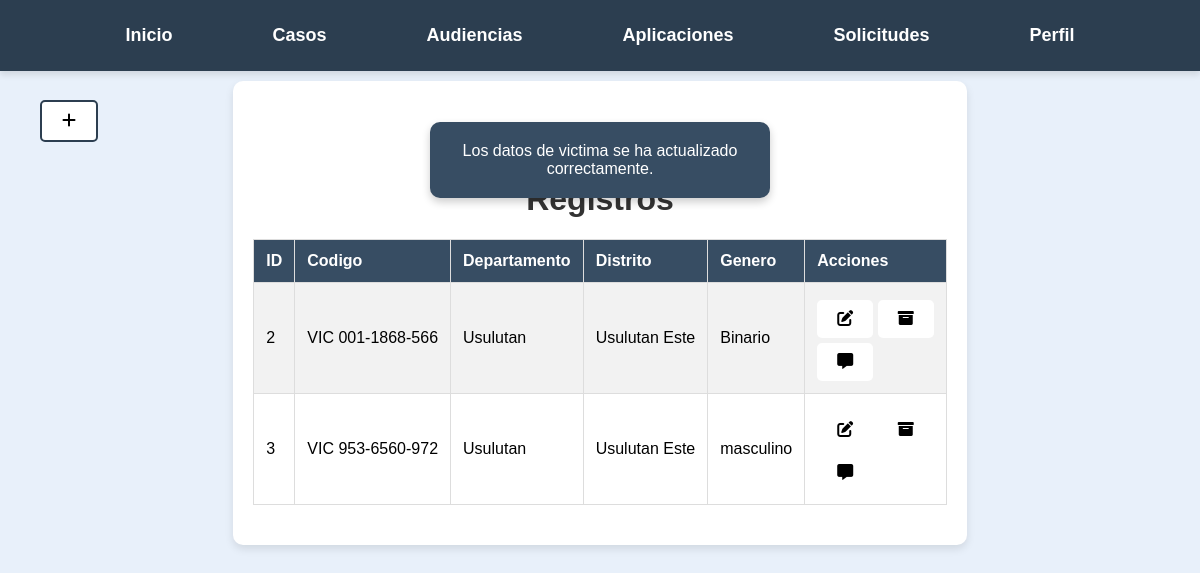
The page /Casos/victima/tabla_de_victima.php?message=exito (signed in) on the database as committed earlier.
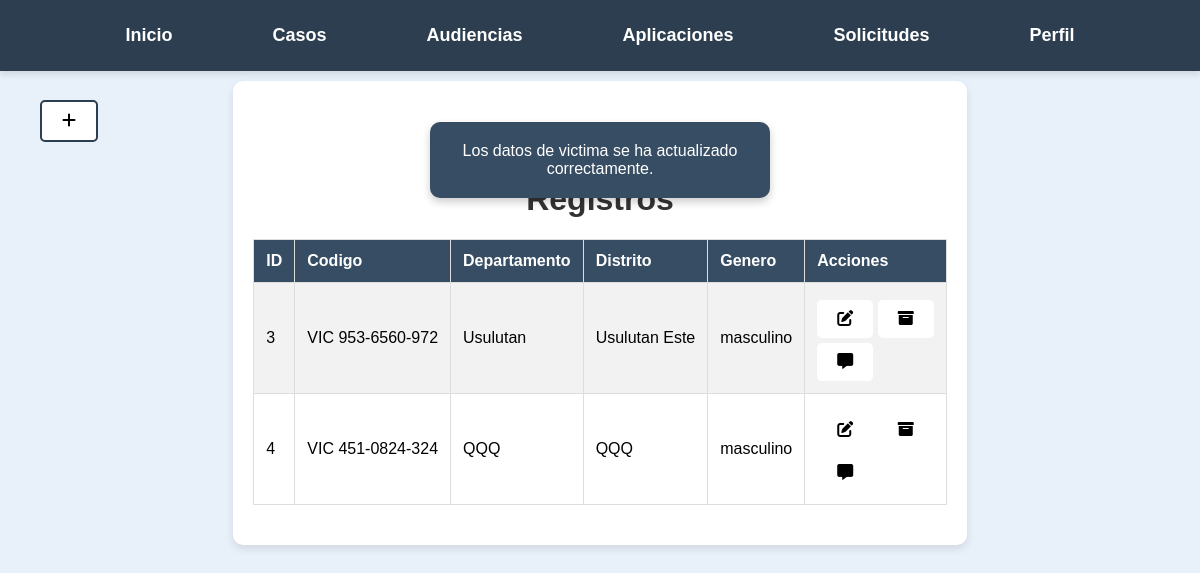
The same page on the database as committed later.
### tables this page shows
CREATE TABLE `victimas` (
  `id` int(11) NOT NULL,
  `codigo` varchar(20) DEFAULT NULL,
  `apellido` varchar(255) NOT NULL,
  `nombre` varchar(255) NOT NULL,
  `fecha_nacimiento` date NOT NULL,
  `dui` varchar(20) NOT NULL,
  `sexo` varchar(20) NOT NULL,
  `departamento` varchar(255) NOT NULL,
  `distrito` varchar(255) NOT NULL,
  `direccion` text NOT NULL,
  `madre` varchar(255) DEFAULT NULL,
  `padre` varchar(255) DEFAULT NULL
);

### Casos/victima/tabla_de_victima.php (the view, shortened to what this page needs)
<?php
$servername = "localhost";
$username = "root";
$password = "";
$dbname = "legalcc";
$conn = new mysqli($servername, $username, $password, $dbname);
$user_id = $_SESSION['user_id'];
$sql = "SELECT tipo FROM usuarios WHERE id = ?";
$stmt = $conn->prepare($sql);
$stmt->bind_param("i", $user_id);
$stmt->execute();
$stmt->bind_result($tipo_usuario);
?>
<?php
$servername = "localhost";
$username = "root";
$password = "";
$dbname = "legalcc";
$encryption_key = 'LegalCC';
$ciphering = "AES-128-CTR";
$options = 0;
$encryption_iv = '1234567891011121';
$conn = new mysqli($servername, $username, $password, $dbname);
$sql = "SELECT * FROM victimas";
$result = $conn->query($sql);
?>
<!DOCTYPE html>
<html lang="es">
<head>
    <link rel="stylesheet" href="https://cdnjs.cloudflare.com/ajax/libs/font-awesome/6.0.0-beta3/css/all.min.css">
</head>
<body>
<nav>
<ul>
            <li><a href="/Pagina_principal.php">Inicio</a></li>
            <li>
                <a href="/Casos/Buscar_Casos.php">Casos</a>
            </li>
            <li><a href="/Audiencias/Buscar_Audiencias.php">Audiencias</a></li>
            <li><a href="apps.php">Aplicaciones</a></li>
            <?php if ($tipo_usuario === 'juez'): ?>
            <li><a href="/Audiencias/ver_solicitudes.php">Solicitudes</a></li>
            <?php endif; ?>
            <li>
                <a href="/formularios/Perfil.php">Perfil</a>
            </li>
        </ul>
    </nav>
<?php
    if (isset($_GET['message']) && $_GET['message'] == 'exito') {
    echo '<div class="message-success" id="message"l>Los datos de victima se ha actualizado correctamente.</div>';
}
?>
<a class='btn-navega' href='/Casos/victima/victima.php' title="Añadir"><i class='fas fa-plus'></i> </a>
    <div class="container">
        <h1>Registros de victimas </h1>
<?php
if ($result->num_rows > 0) {
    echo "<h1>Registros</h1>";
    echo "<table border='1'>
            <tr>
                <th>ID</th>
                <th>Codigo</th>
                <th>Departamento</th>
                <th>Distrito</th>
                <th>Genero</th>
                <th>Acciones</th>
            </tr>";
    while ($row = $result->fetch_assoc()) {
        $id = $row['id'];
        $codigo = $row['codigo'];
        $departamento = openssl_decrypt($row['departamento'], $ciphering, $encryption_key, $options, $encryption_iv);
        $distrito = openssl_decrypt($row['distrito'], $ciphering, $encryption_key, $options, $encryption_iv);
        $sexo = openssl_decrypt($row['sexo'], $ciphering, $encryption_key, $options, $encryption_iv);
        echo "<tr>
                <td>$id</td>
                <td>$codigo</td>
                <td>$departamento</td>
                <td>$distrito</td>
                <td>$sexo</td>
                <td><a class='btn-editar' href='editar.php?id=$id'  title='Editar'>      <i class='fas fa-edit'></i></a>
               <a class='btn-eliminar' href='archivar.php?id=$id' onclick='return confirm(\"¿Estás seguro de que deseas Archivar este registro?\");' title='Archivar'><i class='fas fa-archive'></i></a>
                <br>
               <a class='btn-declarar' href='declaracion.php?id=$id'  title='Tomar declaracion'><i class='fas fa-message'></i></a>
                </td>
              </tr>";
    }
    echo "</table>";
} else {
    echo "<center>";
    echo "No hay registros encontrados.";
}
?>
    </div>
</body>
</html>

Rows that differ between the two databases and show on the page:
removed victimas: id "2", codigo "VIC 001-1868-566", departamento "Usulutan", distrito "Usulutan Este", sexo "Binario"
added victimas: id "4", codigo "VIC 451-0824-324", departamento "QQQ", distrito "QQQ", sexo "masculino"
